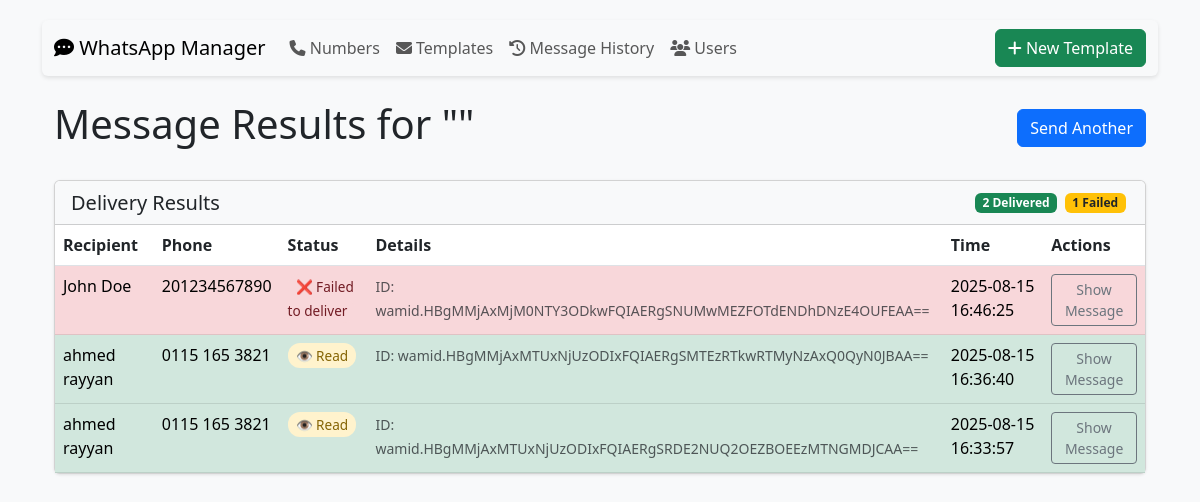
The app's page /results, older data.
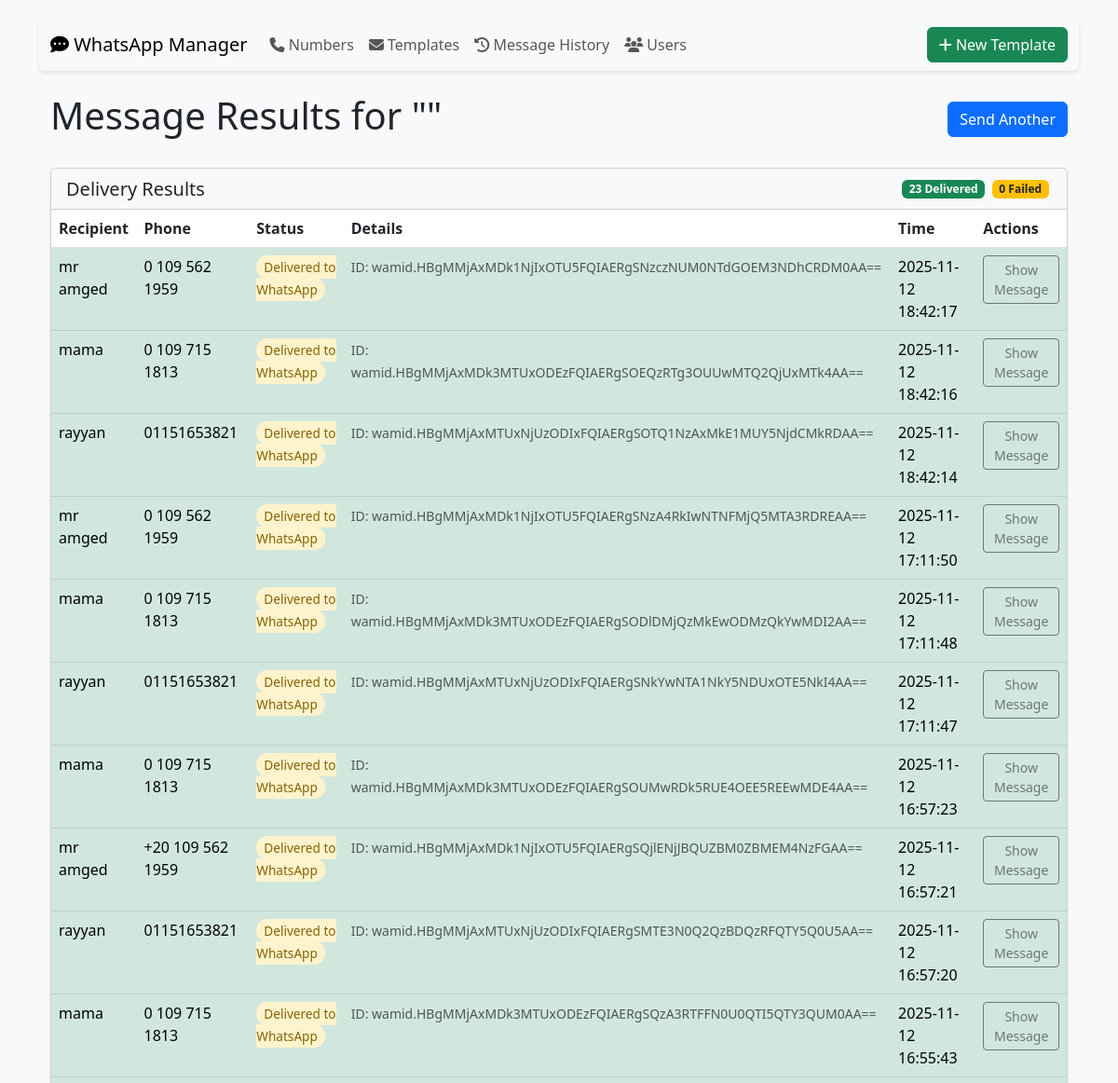
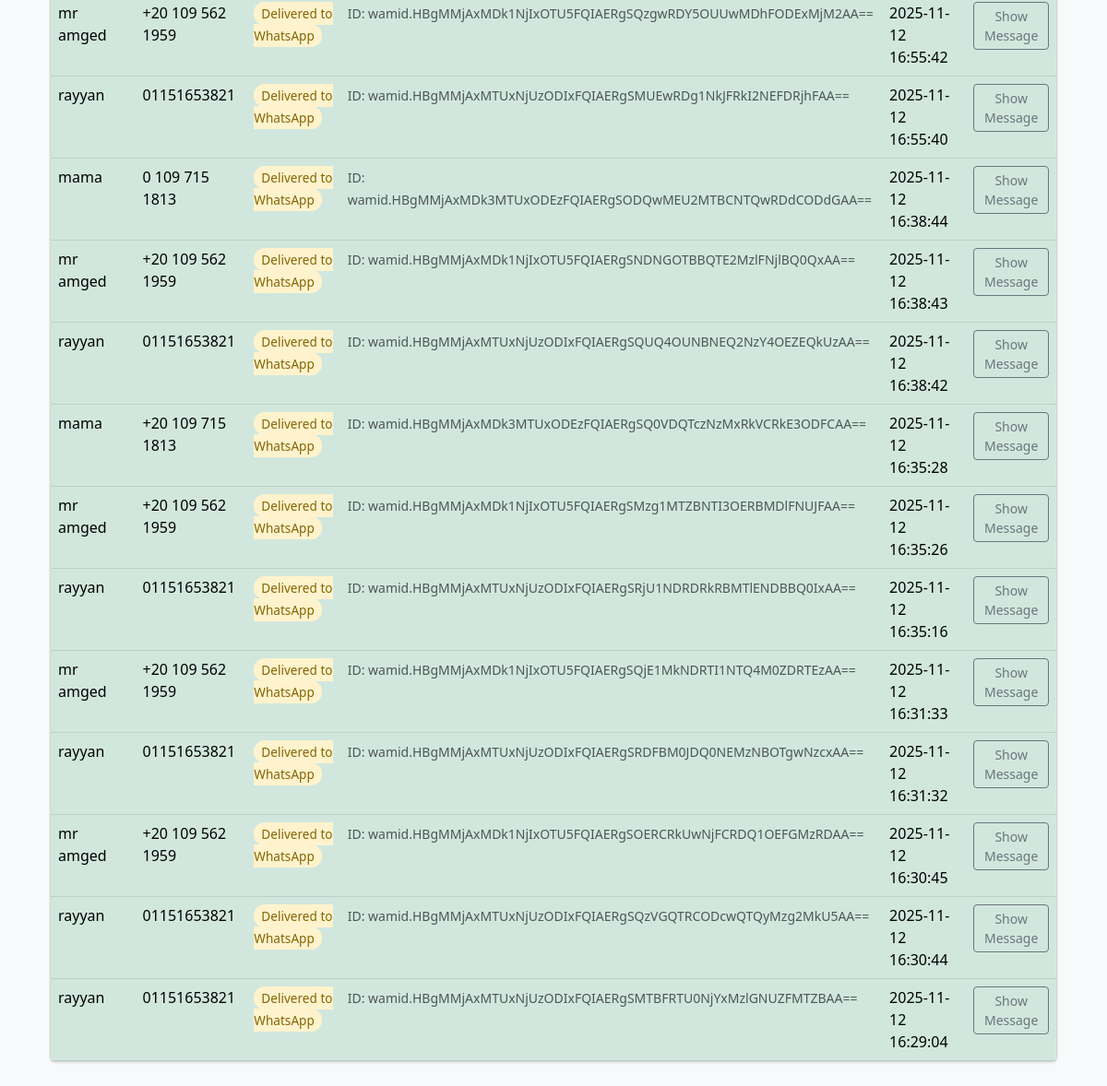
The same page, newer data (2 pictures, top to bottom).
### tables this page shows
CREATE TABLE sent_messages (
                id INTEGER PRIMARY KEY AUTOINCREMENT,
                user TEXT,
                phone TEXT,
                message TEXT,
                message_id TEXT,
                status TEXT,
                delivery_status TEXT,
                timestamp TEXT
            );

### app.py (the view)
@app.route('/results')
def show_results():
    with sqlite3.connect('database.db') as conn:
        conn.row_factory = sqlite3.Row
        rows = conn.execute('SELECT * FROM sent_messages ORDER BY timestamp DESC').fetchall()
    return render_template('results.html', messages=rows, template=session.get('last_template'))

### app.py (called while the page is built)
@app.context_processor
def utility_processor():
    return dict(get_template_variables=get_template_variables)

### templates/results.html (shortened to what this page needs)
<!DOCTYPE html>
<html lang="en">
<head>
    <link href="https://cdn.jsdelivr.net/npm/bootstrap@5.3.0/dist/css/bootstrap.min.css" rel="stylesheet">
</head>
<body>
    {% extends "base.html" %}
    {% block content %}
    <div class="container mt-4">
        <div class="d-flex justify-content-between align-items-center mb-4">
            <h1>Message Results for "{{ template.name }}"</h1>
            <a href="/send_template" class="btn btn-primary">Send Another</a>
        </div>
        <div class="card">
            <div class="card-header bg-light d-flex justify-content-between align-items-center">
                <h5 class="mb-0">Delivery Results</h5>
                <div>
                    {% set success_count = messages|selectattr('status', 'equalto', '✅ Sent')|list|length %}
                    {% set failed_count = messages|rejectattr('status', 'equalto', '✅ Sent')|list|length %}
                    <span class="badge bg-success">{{ success_count }} Delivered</span>
                    <span class="badge bg-warning text-dark">{{ failed_count }} Failed</span>
                </div>
            </div>
            <div class="card-body p-0">
                <div class="table-responsive">
                    <table class="table table-hover mb-0">
                        <thead>
                            <tr>
                                <th>Recipient</th>
                                <th>Phone</th>
                                <th>Status</th>
                                <th>Details</th>
                                <th>Time</th>
                                <th>Actions</th>
                            </tr>
                        </thead>
                        <tbody>
                            {% for msg in messages %}
                            <tr class="{% if '❌' in msg.status %}table-danger{% else %}table-success{% endif %}">
                                <td>{{ msg.user }}</td>
                                <td>{{ msg.phone }}</td>
                                <td>
                                    <span class="status-badge
                                        {% if '✅ Delivered' in msg.status %}status-delivered
                                        {% elif '✅ Sent' in msg.status %}status-sent
                                        {% elif '❌' in msg.status %}status-failed
                                        {% else %}status-unknown{% endif %}">
                                        {{ msg.delivery_status }}
                                    </span>
                                </td>
                                <td>
                                    {% if msg.message_id != 'N/A' %}
                                    <small class="text-muted">ID: {{ msg.message_id }}</small>
                                    {% endif %}
                                </td>
                                <td>{{ msg.timestamp }}</td>
                                <td>
                                    <button class="btn btn-sm btn-outline-secondary" type="button"
                                        data-bs-toggle="collapse" data-bs-target="#msg-{{ loop.index }}">
                                        Show Message
                                    </button>
                                </td>
                            </tr>
                            {% endfor %}
                        </tbody>
                    </table>
                </div>
            </div>
        </div>
    </div>
{% endblock %}

Row changes from the older to the newer data that the page shows:
added sent_messages: user "mr amged", phone "0 109 562 1959", delivery_status "Delivered to WhatsApp", message_id "wamid.HBgMMjAxMDk1NjIxOTU5FQIAERgSNzczNUM0NTdGOEM3NDhCRDM0AA==", timestamp "2025-11-12 18:42:17"
added sent_messages: user "mama", phone "0 109 715 1813", delivery_status "Delivered to WhatsApp", message_id "wamid.HBgMMjAxMDk3MTUxODEzFQIAERgSOEQzRTg3OUUwMTQ2QjUxMTk4AA==", timestamp "2025-11-12 18:42:16"
added sent_messages: user "rayyan", phone "01151653821", delivery_status "Delivered to WhatsApp", message_id "wamid.HBgMMjAxMTUxNjUzODIxFQIAERgSOTQ1NzAxMkE1MUY5NjdCMkRDAA==", timestamp "2025-11-12 18:42:14"
added sent_messages: user "mr amged", phone "0 109 562 1959", delivery_status "Delivered to WhatsApp", message_id "wamid.HBgMMjAxMDk1NjIxOTU5FQIAERgSNzA4RkIwNTNFMjQ5MTA3RDREAA==", timestamp "2025-11-12 17:11:50"
added sent_messages: user "mama", phone "0 109 715 1813", delivery_status "Delivered to WhatsApp", message_id "wamid.HBgMMjAxMDk3MTUxODEzFQIAERgSODlDMjQzMkEwODMzQkYwMDI2AA==", timestamp "2025-11-12 17:11:48"
added sent_messages: user "rayyan", phone "01151653821", delivery_status "Delivered to WhatsApp", message_id "wamid.HBgMMjAxMTUxNjUzODIxFQIAERgSNkYwNTA1NkY5NDUxOTE5NkI4AA==", timestamp "2025-11-12 17:11:47"
added sent_messages: user "mama", phone "0 109 715 1813", delivery_status "Delivered to WhatsApp", message_id "wamid.HBgMMjAxMDk3MTUxODEzFQIAERgSOUMwRDk5RUE4OEE5REEwMDE4AA==", timestamp "2025-11-12 16:57:23"
added sent_messages: user "mr amged", phone "+20 109 562 1959", delivery_status "Delivered to WhatsApp", message_id "wamid.HBgMMjAxMDk1NjIxOTU5FQIAERgSQjlENjJBQUZBM0ZBMEM4NzFGAA==", timestamp "2025-11-12 16:57:21"
added sent_messages: user "rayyan", phone "01151653821", delivery_status "Delivered to WhatsApp", message_id "wamid.HBgMMjAxMTUxNjUzODIxFQIAERgSMTE3N0Q2QzBDQzRFQTY5Q0U5AA==", timestamp "2025-11-12 16:57:20"
added sent_messages: user "mama", phone "0 109 715 1813", delivery_status "Delivered to WhatsApp", message_id "wamid.HBgMMjAxMDk3MTUxODEzFQIAERgSQzA3RTFFN0U0QTI5QTY3QUM0AA==", timestamp "2025-11-12 16:55:43"
added sent_messages: user "mr amged", phone "+20 109 562 1959", delivery_status "Delivered to WhatsApp", message_id "wamid.HBgMMjAxMDk1NjIxOTU5FQIAERgSQzgwRDY5OUUwMDhFODExMjM2AA==", timestamp "2025-11-12 16:55:42"
added sent_messages: user "rayyan", phone "01151653821", delivery_status "Delivered to WhatsApp", message_id "wamid.HBgMMjAxMTUxNjUzODIxFQIAERgSMUEwRDg1NkJFRkI2NEFDRjhFAA==", timestamp "2025-11-12 16:55:40"
added sent_messages: user "mama", phone "0 109 715 1813", delivery_status "Delivered to WhatsApp", message_id "wamid.HBgMMjAxMDk3MTUxODEzFQIAERgSODQwMEU2MTBCNTQwRDdCODdGAA==", timestamp "2025-11-12 16:38:44"
added sent_messages: user "mr amged", phone "+20 109 562 1959", delivery_status "Delivered to WhatsApp", message_id "wamid.HBgMMjAxMDk1NjIxOTU5FQIAERgSNDNGOTBBQTE2MzlFNjlBQ0QxAA==", timestamp "2025-11-12 16:38:43"
added sent_messages: user "rayyan", phone "01151653821", delivery_status "Delivered to WhatsApp", message_id "wamid.HBgMMjAxMTUxNjUzODIxFQIAERgSQUQ4OUNBNEQ2NzY4OEZEQkUzAA==", timestamp "2025-11-12 16:38:42"
added sent_messages: user "mama", phone "+20 109 715 1813", delivery_status "Delivered to WhatsApp", message_id "wamid.HBgMMjAxMDk3MTUxODEzFQIAERgSQ0VDQTczNzMxRkVCRkE3ODFCAA==", timestamp "2025-11-12 16:35:28"
added sent_messages: user "mr amged", phone "+20 109 562 1959", delivery_status "Delivered to WhatsApp", message_id "wamid.HBgMMjAxMDk1NjIxOTU5FQIAERgSMzg1MTZBNTI3OERBMDlFNUJFAA==", timestamp "2025-11-12 16:35:26"
added sent_messages: user "rayyan", phone "01151653821", delivery_status "Delivered to WhatsApp", message_id "wamid.HBgMMjAxMTUxNjUzODIxFQIAERgSRjU1NDRDRkRBMTlENDBBQ0IxAA==", timestamp "2025-11-12 16:35:16"
added sent_messages: user "mr amged", phone "+20 109 562 1959", delivery_status "Delivered to WhatsApp", message_id "wamid.HBgMMjAxMDk1NjIxOTU5FQIAERgSQjE1MkNDRTI1NTQ4M0ZDRTEzAA==", timestamp "2025-11-12 16:31:33"
added sent_messages: user "rayyan", phone "01151653821", delivery_status "Delivered to WhatsApp", message_id "wamid.HBgMMjAxMTUxNjUzODIxFQIAERgSRDFBM0JDQ0NEMzNBOTgwNzcxAA==", timestamp "2025-11-12 16:31:32"
changed sent_messages: status "❌ Failed" → "✅ Sent" (drawn); user "John Doe" → "mr amged"; phone "201234567890" → "+20 109 562 1959"; delivery_status "❌ Failed to deliver" → "Delivered to WhatsApp"; message_id "wamid.HBgMMjAxMjM0NTY3ODkwFQIAERgSNUMwMEZFOTdENDhDNzE4OUFEAA==" → "wamid.HBgMMjAxMDk1NjIxOTU5FQIAERgSOERCRkUwNjFCRDQ1OEFGMzRDAA=="; timestamp "2025-08-15 16:46:25" → "2025-11-12 16:30:45"
changed sent_messages: user "ahmed rayyan" → "rayyan"; phone "0115 165 3821" → "01151653821"; delivery_status "👁 Read" → "Delivered to WhatsApp"; message_id "wamid.HBgMMjAxMTUxNjUzODIxFQIAERgSMTEzRTkwRTMyNzAxQ0QyN0JBAA==" → "wamid.HBgMMjAxMTUxNjUzODIxFQIAERgSQzVGQTRCODcwQTQyMzg2MkU5AA=="; timestamp "2025-08-15 16:36:40" → "2025-11-12 16:30:44"
changed sent_messages: user "ahmed rayyan" → "rayyan"; phone "0115 165 3821" → "01151653821"; delivery_status "👁 Read" → "Delivered to WhatsApp"; message_id "wamid.HBgMMjAxMTUxNjUzODIxFQIAERgSRDE2NUQ2OEZBOEEzMTNGMDJCAA==" → "wamid.HBgMMjAxMTUxNjUzODIxFQIAERgSMTBFRTU0NjYxMzlGNUZFMTZBAA=="; timestamp "2025-08-15 16:33:57" → "2025-11-12 16:29:04"
Text that changed along with them:
{{ success_count }}: "2" → "23"
{{ failed_count }}: "1" → "0"
